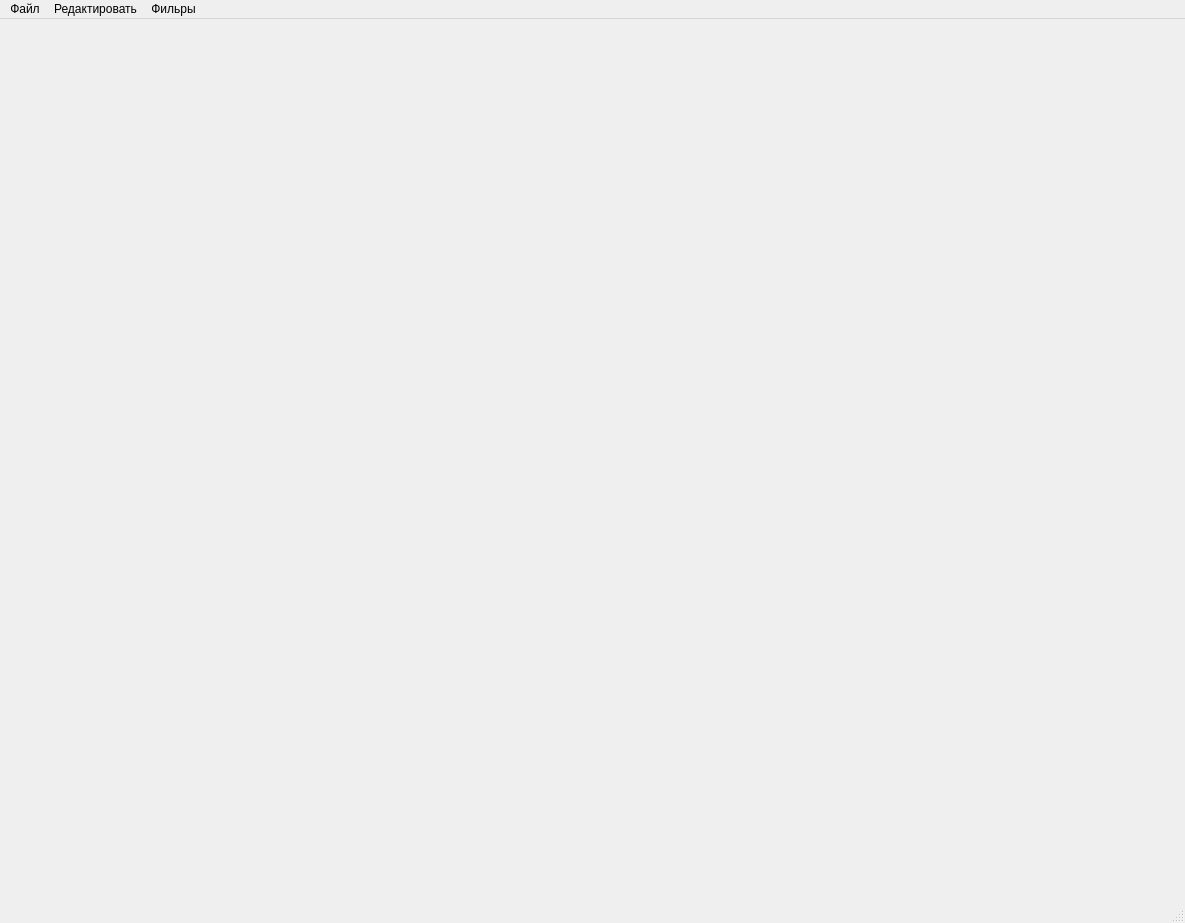
<?xml version="1.0" encoding="UTF-8"?>
<ui version="4.0">
 <class>MainWindow</class>
 <widget class="QMainWindow" name="MainWindow">
  <property name="geometry">
   <rect>
    <x>0</x>
    <y>0</y>
    <width>1185</width>
    <height>923</height>
   </rect>
  </property>
  <property name="windowTitle">
   <string>MainWindow</string>
  </property>
  <widget class="QWidget" name="centralwidget"/>
  <widget class="QMenuBar" name="menubar">
   <property name="geometry">
    <rect>
     <x>0</x>
     <y>0</y>
     <width>1185</width>
     <height>21</height>
    </rect>
   </property>
   <widget class="QMenu" name="menu">
    <property name="title">
     <string>Файл</string>
    </property>
    <addaction name="action"/>
    <addaction name="action_2"/>
    <addaction name="action_3"/>
    <addaction name="action_4"/>
    <addaction name="action_11"/>
   </widget>
   <widget class="QMenu" name="menu_2">
    <property name="title">
     <string>Редактировать</string>
    </property>
    <addaction name="action_5"/>
    <addaction name="action_6"/>
    <addaction name="action_45"/>
    <addaction name="action_46"/>
    <addaction name="action_180"/>
   </widget>
   <widget class="QMenu" name="menu_3">
    <property name="title">
     <string>Фильры</string>
    </property>
    <addaction name="action_8"/>
    <addaction name="action_9"/>
    <addaction name="action_10"/>
   </widget>
   <addaction name="menu"/>
   <addaction name="menu_2"/>
   <addaction name="menu_3"/>
  </widget>
  <widget class="QStatusBar" name="statusbar"/>
  <action name="action">
   <property name="text">
    <string>Главное меню</string>
   </property>
  </action>
  <action name="action_2">
   <property name="text">
    <string>Вставить фото</string>
   </property>
  </action>
  <action name="action_3">
   <property name="text">
    <string>Сохранить</string>
   </property>
  </action>
  <action name="action_4">
   <property name="text">
    <string>Оригинал</string>
   </property>
  </action>
  <action name="action_5">
   <property name="text">
    <string>Повернуть вправо</string>
   </property>
  </action>
  <action name="action_6">
   <property name="text">
    <string>Повернуть влево</string>
   </property>
  </action>
  <action name="action_45">
   <property name="text">
    <string>Повернуть на 45 градусов вправо</string>
   </property>
  </action>
  <action name="action_46">
   <property name="text">
    <string>Повернуть на 45 градусов влево</string>
   </property>
  </action>
  <action name="action_180">
   <property name="text">
    <string>Повернуть на 180 градусов</string>
   </property>
  </action>
  <action name="action_7">
   <property name="text">
    <string>Оригинал</string>
   </property>
  </action>
  <action name="action_8">
   <property name="text">
    <string>Негатив</string>
   </property>
  </action>
  <action name="action_9">
   <property name="text">
    <string>Черно-белое</string>
   </property>
  </action>
  <action name="action_10">
   <property name="text">
    <string>Странная инверсия</string>
   </property>
  </action>
  <action name="action_11">
   <property name="text">
    <string>Выход</string>
   </property>
  </action>
  <action name="action_12">
   <property name="text">
    <string>Наложить изображение</string>
   </property>
  </action>
  <action name="action_13">
   <property name="text">
    <string>Наклейки</string>
   </property>
  </action>
  <action name="action_14">
   <property name="text">
    <string>Рябь</string>
   </property>
  </action>
 </widget>
 <resources/>
 <connections/>
</ui>
